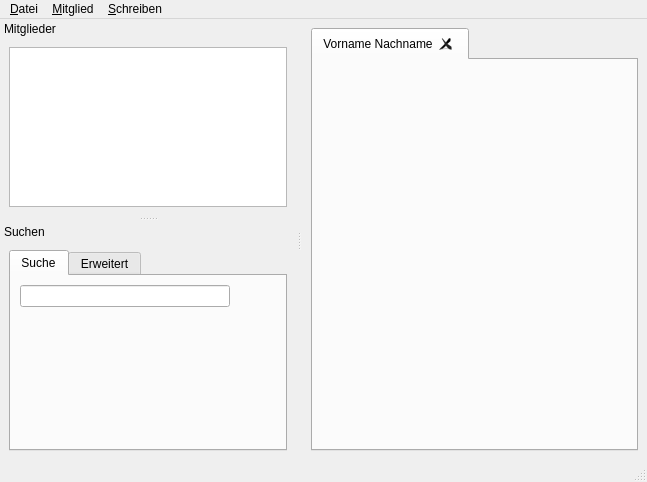
<?xml version="1.0" encoding="UTF-8"?>
<ui version="4.0">
 <class>MainWindow</class>
 <widget class="QMainWindow" name="MainWindow">
  <property name="geometry">
   <rect>
    <x>0</x>
    <y>0</y>
    <width>647</width>
    <height>482</height>
   </rect>
  </property>
  <property name="windowTitle">
   <string>Mitgliederverwaltung</string>
  </property>
  <widget class="QWidget" name="centralwidget">
   <layout class="QGridLayout" name="gridLayout_2">
    <item row="0" column="0">
     <widget class="QTabWidget" name="tabMitglied">
      <property name="currentIndex">
       <number>0</number>
      </property>
      <property name="tabsClosable">
       <bool>true</bool>
      </property>
      <property name="movable">
       <bool>true</bool>
      </property>
      <widget class="QWidget" name="defaultTab">
       <attribute name="icon">
        <iconset resource="resources.qrc">
         <normaloff>:/icons/identity_ok.png</normaloff>:/icons/identity_ok.png</iconset>
       </attribute>
       <attribute name="title">
        <string>Vorname Nachname</string>
       </attribute>
      </widget>
     </widget>
    </item>
   </layout>
  </widget>
  <widget class="QMenuBar" name="menubar">
   <property name="geometry">
    <rect>
     <x>0</x>
     <y>0</y>
     <width>647</width>
     <height>20</height>
    </rect>
   </property>
   <widget class="QMenu" name="mnuDatei">
    <property name="title">
     <string>&amp;Datei</string>
    </property>
    <widget class="QMenu" name="mnuEinstellungen">
     <property name="title">
      <string>Einstellungen</string>
     </property>
     <widget class="QMenu" name="mnuMitglied_Adresse">
      <property name="title">
       <string>Mitglied</string>
      </property>
      <addaction name="actErweiterteSuche"/>
      <addaction name="actAnrede"/>
     </widget>
     <widget class="QMenu" name="mnuMitgliedschaft">
      <property name="title">
       <string>Mitgliedschaft</string>
      </property>
      <addaction name="actBeitragsgruppe"/>
      <addaction name="actMitgliedsgruppe"/>
      <addaction name="actAustrittsgrund"/>
      <addaction name="actZahlungsart"/>
      <addaction name="actZahlweise"/>
     </widget>
     <widget class="QMenu" name="mnuKontakt">
      <property name="title">
       <string>Kontakt</string>
      </property>
      <addaction name="actHinweisEMail"/>
      <addaction name="actHinweisTelFax"/>
     </widget>
     <widget class="QMenu" name="mnuZahlung">
      <property name="title">
       <string>Zahlung</string>
      </property>
      <addaction name="actBank"/>
      <addaction name="actHinweisZahlung"/>
     </widget>
     <widget class="QMenu" name="menuDatenbank">
      <property name="title">
       <string>Datenbank</string>
      </property>
      <addaction name="actVerbindung"/>
      <addaction name="actInitialisieren"/>
     </widget>
     <widget class="QMenu" name="menuSchreiben">
      <property name="title">
       <string>Schreiben</string>
      </property>
      <addaction name="actSpeicherpfad"/>
     </widget>
     <widget class="QMenu" name="menuAdresse">
      <property name="title">
       <string>Adresse</string>
      </property>
      <addaction name="actOrt"/>
      <addaction name="actLand"/>
     </widget>
     <widget class="QMenu" name="menuMailserver">
      <property name="title">
       <string>Mailserver</string>
      </property>
      <addaction name="actSMTP"/>
     </widget>
     <addaction name="mnuMitglied_Adresse"/>
     <addaction name="menuAdresse"/>
     <addaction name="mnuMitgliedschaft"/>
     <addaction name="mnuKontakt"/>
     <addaction name="mnuZahlung"/>
     <addaction name="menuSchreiben"/>
     <addaction name="separator"/>
     <addaction name="menuDatenbank"/>
     <addaction name="menuMailserver"/>
    </widget>
    <addaction name="mnuEinstellungen"/>
    <addaction name="separator"/>
    <addaction name="actBeenden"/>
   </widget>
   <widget class="QMenu" name="menuMitglied">
    <property name="title">
     <string>&amp;Mitglied</string>
    </property>
    <addaction name="actMitgliedNeu"/>
    <addaction name="actMitgliedFinden"/>
   </widget>
   <widget class="QMenu" name="menuAusgaben">
    <property name="title">
     <string>&amp;Schreiben</string>
    </property>
    <widget class="QMenu" name="menuSpezial">
     <property name="title">
      <string>Spezial</string>
     </property>
     <addaction name="actSpendenbescheinigung"/>
     <addaction name="actLastschrift"/>
     <addaction name="actDatenblatt"/>
     <addaction name="actMahnung"/>
     <addaction name="actSEPA_Umstellung"/>
    </widget>
    <addaction name="actSchreibenVerfassen"/>
    <addaction name="menuSpezial"/>
   </widget>
   <addaction name="mnuDatei"/>
   <addaction name="menuMitglied"/>
   <addaction name="menuAusgaben"/>
  </widget>
  <widget class="QStatusBar" name="statusbar"/>
  <widget class="QDockWidget" name="dockMitglieder">
   <property name="sizePolicy">
    <sizepolicy hsizetype="Expanding" vsizetype="Preferred">
     <horstretch>0</horstretch>
     <verstretch>0</verstretch>
    </sizepolicy>
   </property>
   <property name="features">
    <set>QDockWidget::NoDockWidgetFeatures</set>
   </property>
   <property name="windowTitle">
    <string>Mitglieder</string>
   </property>
   <attribute name="dockWidgetArea">
    <number>1</number>
   </attribute>
   <widget class="QWidget" name="dockWidgetContents">
    <layout class="QVBoxLayout" name="verticalLayout_4">
     <item>
      <widget class="QTableView" name="tblMitglieder">
       <property name="editTriggers">
        <set>QAbstractItemView::NoEditTriggers</set>
       </property>
       <property name="dragEnabled">
        <bool>true</bool>
       </property>
       <property name="dragDropMode">
        <enum>QAbstractItemView::DragOnly</enum>
       </property>
       <property name="selectionBehavior">
        <enum>QAbstractItemView::SelectRows</enum>
       </property>
       <property name="sortingEnabled">
        <bool>true</bool>
       </property>
       <attribute name="horizontalHeaderMinimumSectionSize">
        <number>6</number>
       </attribute>
      </widget>
     </item>
    </layout>
   </widget>
  </widget>
  <widget class="QDockWidget" name="dockSuche">
   <property name="sizePolicy">
    <sizepolicy hsizetype="Preferred" vsizetype="Expanding">
     <horstretch>0</horstretch>
     <verstretch>0</verstretch>
    </sizepolicy>
   </property>
   <property name="maximumSize">
    <size>
     <width>524287</width>
     <height>300</height>
    </size>
   </property>
   <property name="features">
    <set>QDockWidget::NoDockWidgetFeatures</set>
   </property>
   <property name="windowTitle">
    <string>Suchen</string>
   </property>
   <attribute name="dockWidgetArea">
    <number>1</number>
   </attribute>
   <widget class="QWidget" name="dockWidgetContents_3">
    <layout class="QGridLayout" name="gridLayout">
     <item row="0" column="0">
      <widget class="QTabWidget" name="tabWidget">
       <property name="sizePolicy">
        <sizepolicy hsizetype="Expanding" vsizetype="Expanding">
         <horstretch>0</horstretch>
         <verstretch>0</verstretch>
        </sizepolicy>
       </property>
       <property name="maximumSize">
        <size>
         <width>16777215</width>
         <height>16777215</height>
        </size>
       </property>
       <property name="currentIndex">
        <number>0</number>
       </property>
       <widget class="QWidget" name="tabSuche">
        <attribute name="title">
         <string>Suche</string>
        </attribute>
        <layout class="QVBoxLayout" name="verticalLayout">
         <item>
          <layout class="QHBoxLayout" name="horizontalLayout">
           <item>
            <widget class="QLineEdit" name="txlFindeMitglied">
             <property name="toolTip">
              <string>Name oder Mitgliedsnummer eingeben</string>
             </property>
            </widget>
           </item>
           <item>
            <widget class="QPushButton" name="btnFindeMitglied">
             <property name="contextMenuPolicy">
              <enum>Qt::CustomContextMenu</enum>
             </property>
             <property name="text">
              <string/>
             </property>
             <property name="icon">
              <iconset resource="resources.qrc">
               <normaloff>:/icons/find.png</normaloff>:/icons/find.png</iconset>
             </property>
             <property name="flat">
              <bool>true</bool>
             </property>
            </widget>
           </item>
          </layout>
         </item>
         <item>
          <spacer name="verticalSpacer">
           <property name="orientation">
            <enum>Qt::Vertical</enum>
           </property>
           <property name="sizeHint" stdset="0">
            <size>
             <width>20</width>
             <height>64</height>
            </size>
           </property>
          </spacer>
         </item>
        </layout>
       </widget>
       <widget class="QWidget" name="tabErweitert">
        <attribute name="title">
         <string>Erweitert</string>
        </attribute>
        <layout class="QVBoxLayout" name="verticalLayout_5">
         <item>
          <widget class="QListWidget" name="lstKriteriumUnd"/>
         </item>
        </layout>
       </widget>
      </widget>
     </item>
    </layout>
   </widget>
  </widget>
  <action name="actBeenden">
   <property name="text">
    <string>&amp;beenden</string>
   </property>
  </action>
  <action name="actMitgliedFinden">
   <property name="text">
    <string>&amp;Finden</string>
   </property>
  </action>
  <action name="actMitgliedNeu">
   <property name="text">
    <string>&amp;Aufnehmen</string>
   </property>
  </action>
  <action name="actSchreibenVerfassen">
   <property name="text">
    <string>&amp;Verfassen</string>
   </property>
  </action>
  <action name="actionBla">
   <property name="text">
    <string>bla</string>
   </property>
  </action>
  <action name="actionOrte">
   <property name="text">
    <string>Ort</string>
   </property>
  </action>
  <action name="actionBeitragsgruppe">
   <property name="text">
    <string>Beitragsgruppe</string>
   </property>
  </action>
  <action name="actionMitgliedsgruppe">
   <property name="text">
    <string>Mitgliedsgruppe</string>
   </property>
  </action>
  <action name="actionAustrittsgrund">
   <property name="text">
    <string>Austrittsgrund</string>
   </property>
  </action>
  <action name="actionZahlungsart">
   <property name="text">
    <string>Zahlungsart</string>
   </property>
  </action>
  <action name="actionAnrede_2">
   <property name="text">
    <string>Anrede</string>
   </property>
  </action>
  <action name="actionOrt">
   <property name="text">
    <string>Ort</string>
   </property>
  </action>
  <action name="actionLand">
   <property name="text">
    <string>Land</string>
   </property>
  </action>
  <action name="actionEMail">
   <property name="text">
    <string>EMail</string>
   </property>
  </action>
  <action name="actionTelefon_Fax">
   <property name="text">
    <string>Hinweise Telefon/Fax</string>
   </property>
  </action>
  <action name="actionBank">
   <property name="text">
    <string>Bank</string>
   </property>
  </action>
  <action name="actAnrede">
   <property name="text">
    <string>Anrede</string>
   </property>
  </action>
  <action name="actBeitragsgruppe">
   <property name="text">
    <string>Beitragsgruppen</string>
   </property>
  </action>
  <action name="actMitgliedsgruppe">
   <property name="text">
    <string>Mitgliedsgruppen</string>
   </property>
  </action>
  <action name="actAustrittsgrund">
   <property name="text">
    <string>Austrittsgrund</string>
   </property>
  </action>
  <action name="actZahlungsart">
   <property name="text">
    <string>Zahlungsart</string>
   </property>
  </action>
  <action name="actHinweisEMail">
   <property name="text">
    <string>Hinweis EMail</string>
   </property>
  </action>
  <action name="actHinweisTelFax">
   <property name="text">
    <string>Hinweis Tel/Fax</string>
   </property>
  </action>
  <action name="actBank">
   <property name="text">
    <string>Bank</string>
   </property>
  </action>
  <action name="actHinweisZahlung">
   <property name="text">
    <string>Hinweis Zahlung</string>
   </property>
  </action>
  <action name="actVerbindung">
   <property name="text">
    <string>Verbindung</string>
   </property>
  </action>
  <action name="actInitialisieren">
   <property name="text">
    <string>Initialisieren</string>
   </property>
  </action>
  <action name="actZahlweise">
   <property name="text">
    <string>Zahlweise</string>
   </property>
  </action>
  <action name="actArt">
   <property name="text">
    <string>Art</string>
   </property>
  </action>
  <action name="actSpendenbescheinigung">
   <property name="text">
    <string>Spendenbescheinigung</string>
   </property>
  </action>
  <action name="actMahnung">
   <property name="text">
    <string>Mahnung</string>
   </property>
  </action>
  <action name="actSpeicherpfad">
   <property name="text">
    <string>Speicherpfad</string>
   </property>
  </action>
  <action name="actErweiterteSuche">
   <property name="text">
    <string>Erweiterte Suche</string>
   </property>
  </action>
  <action name="actOrt">
   <property name="text">
    <string>Ort</string>
   </property>
  </action>
  <action name="actLand">
   <property name="text">
    <string>Land</string>
   </property>
  </action>
  <action name="actSMTP">
   <property name="text">
    <string>Postausgangsserver (SMTP)</string>
   </property>
  </action>
  <action name="actDatenblatt">
   <property name="text">
    <string>Datenblatt</string>
   </property>
  </action>
  <action name="actSEPA_Umstellung">
   <property name="text">
    <string>SEPA-Umstellung</string>
   </property>
  </action>
  <action name="actLastschrift">
   <property name="text">
    <string>Ankündigung Lastschrift</string>
   </property>
  </action>
 </widget>
 <tabstops>
  <tabstop>btnFindeMitglied</tabstop>
  <tabstop>tabMitglied</tabstop>
  <tabstop>txlFindeMitglied</tabstop>
  <tabstop>lstKriteriumUnd</tabstop>
  <tabstop>tblMitglieder</tabstop>
 </tabstops>
 <resources>
  <include location="resources.qrc"/>
 </resources>
 <connections/>
</ui>
